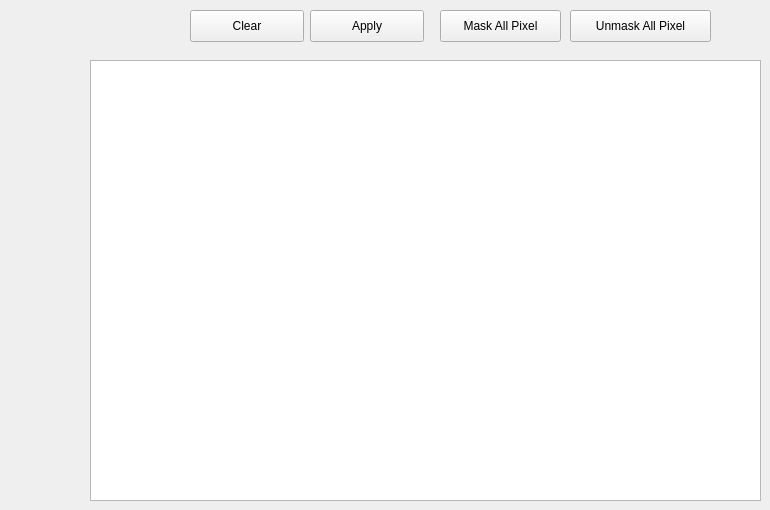
      <widget class="QWidget" name="tab_4">
       <attribute name="title">
        <string>Mask</string>
       </attribute>
       <widget class="QTableWidget" name="tableWidget_p3masktest">
        <property name="geometry">
         <rect>
          <x>90</x>
          <y>60</y>
          <width>671</width>
          <height>441</height>
         </rect>
        </property>
       </widget>
       <widget class="QPushButton" name="pushButton_p3maskclear">
        <property name="enabled">
         <bool>true</bool>
        </property>
        <property name="geometry">
         <rect>
          <x>190</x>
          <y>10</y>
          <width>114</width>
          <height>32</height>
         </rect>
        </property>
        <property name="text">
         <string>Clear</string>
        </property>
       </widget>
       <widget class="QPushButton" name="pushButton_p3maskapply">
        <property name="geometry">
         <rect>
          <x>310</x>
          <y>10</y>
          <width>114</width>
          <height>32</height>
         </rect>
        </property>
        <property name="text">
         <string>Apply</string>
        </property>
       </widget>
       <widget class="QPushButton" name="pushButton_p3maskmaskallpixel">
        <property name="geometry">
         <rect>
          <x>440</x>
          <y>10</y>
          <width>121</width>
          <height>32</height>
         </rect>
        </property>
        <property name="text">
         <string>Mask All Pixel</string>
        </property>
       </widget>
       <widget class="QPushButton" name="pushButton_p3maskunmaskallpixel">
        <property name="geometry">
         <rect>
          <x>570</x>
          <y>10</y>
          <width>141</width>
          <height>32</height>
         </rect>
        </property>
        <property name="text">
         <string>Unmask All Pixel</string>
        </property>
       </widget>
      </widget>
